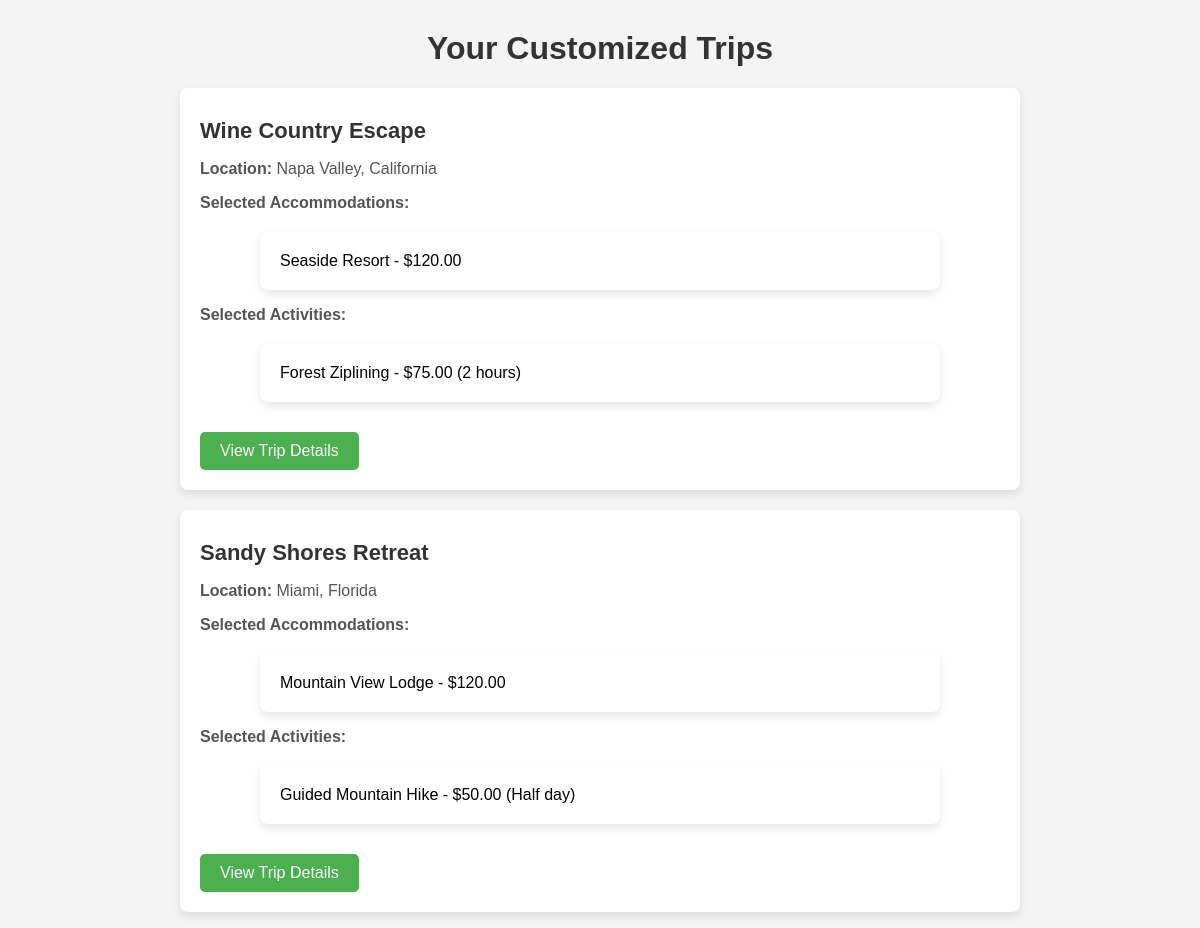
The page /customized_trips/ (signed in) on the database its author committed.
### Trip_app/models.py (models this page shows, shortened)
class Customization(models.Model):
    user = models.ForeignKey(User, on_delete=models.CASCADE)
    destination = models.ForeignKey(Destination, on_delete=models.CASCADE)
    selected_accommodations = models.ManyToManyField(Accommodation, blank=True)
    selected_activities = models.ManyToManyField(Activity, blank=True)

class Destination(models.Model):
    name = models.CharField(max_length=100,default='Unknown Destination')
    location = models.CharField(max_length=100,default='Unknown')
    description = models.TextField()
    price = models.DecimalField(max_digits=10, decimal_places=2)
    type = models.CharField(max_length=50, choices=[('Adventure', 'Adventure'), ('Leisure', 'Leisure')],default='Leisure')
    itinerary = models.TextField(default='Itinerary details go here')
    reviews = models.TextField(default='No reviews yet.')
    available_from = models.DateField(default='2024-01-01')
    available_to = models.DateField(default='2024-12-31')
    image = models.ImageField(upload_to='destination_images/', default='destination_images/default_image.jpg')

class Accommodation(models.Model):
    destination = models.ForeignKey(Destination, related_name='accommodations', on_delete=models.CASCADE)
    name = models.CharField(max_length=100)
    description = models.TextField()
    price_per_night = models.DecimalField(max_digits=10, decimal_places=2)
    available_from = models.DateField()
    available_to = models.DateField()

class Activity(models.Model):
    destination = models.ForeignKey(Destination, related_name='activities', on_delete=models.CASCADE)
    name = models.CharField(max_length=100)
    description = models.TextField()
    price = models.DecimalField(max_digits=10, decimal_places=2)
    duration = models.CharField(max_length=100)  # e.g., '2 hours', 'full day'

### Trip_app/views.py (the view)
# urls.py: path('customized_trips/', user_customized_trips, name='customized_trips'),
@login_required
def user_customized_trips(request):
    if not request.user.is_authenticated:
        return redirect('login')  # Redirect unauthenticated users to login
    customized_trips = Customization.objects.filter(user=request.user).select_related('destination')
    return render(request, 'Trip_app/customized_trips.html', {'customized_trips': customized_trips})

### Trip_app/templates/Trip_app/customized_trips.html (shortened to what this page needs)
<!DOCTYPE html>
<html lang="en">
<head>
</head>
<body>
    <h1>Your Customized Trips</h1>
    {% if customized_trips %}
        <ul>
            {% for customization in customized_trips %}
                <li>
                    <h3>{{ customization.destination.name }}</h3>
                    <p><strong>Location:</strong> {{ customization.destination.location }}</p>
                    <p><strong>Selected Accommodations:</strong></p>
                    <ul>
                        {% for accommodation in customization.selected_accommodations.all %}
                            <li>{{ accommodation.name }} - ${{ accommodation.price_per_night }}</li>
                        {% endfor %}
                    </ul>
                    <p><strong>Selected Activities:</strong></p>
                    <ul>
                        {% for activity in customization.selected_activities.all %}
                            <li>{{ activity.name }} - ${{ activity.price }} ({{ activity.duration }})</li>
                        {% endfor %}
                    </ul>
                    <a href="{% url 'trip_detail' customization.destination.pk %}">View Trip Details</a>
                </li>
            {% endfor %}
        </ul>
    {% else %}
        <div class="no-customized-trips">
            <p>You have no customized trips yet. <a href="{% url 'destination_search' %}">Start exploring now!</a></p>
        </div>
    {% endif %}
</body>
</html>

### Trip_app/templates/Trip_app/customized_trips.html (style rules this page uses)
body { font-family: Arial, sans-serif; background-color: #f4f4f4; margin: 0; padding: 0; }
h1 { text-align: center; margin-top: 30px; color: #333; }
ul { list-style-type: none; padding: 0; }
li { background-color: #fff; border-radius: 8px; box-shadow: 0 4px 8px rgba(0, 0, 0, 0.1); padding: 20px; margin: 20px auto; width: 80%; max-width: 800px; }
li h3 { font-size: 22px; margin: 10px 0; color: #333; }
li p { font-size: 16px; color: #555; }
ul li { margin-bottom: 10px; }
a { display: inline-block; text-align: center; margin-top: 20px; text-decoration: none; color: #fff; background-color: #4CAF50; padding: 10px 20px; border-radius: 5px; font-size: 16px; transition: background-color 0.3s; }

### rows shown on the page
Customization: destination.name "Wine Country Escape", destination.location "Napa Valley, California"
Accommodation: name "Seaside Resort", price_per_night "120.00"
Activity: name "Forest Ziplining", price "75.00", duration "2 hours"
Customization: destination.name "Sandy Shores Retreat", destination.location "Miami, Florida"
Accommodation: name "Mountain View Lodge", price_per_night "120.00"
Activity: name "Guided Mountain Hike", price "50.00", duration "Half day"
